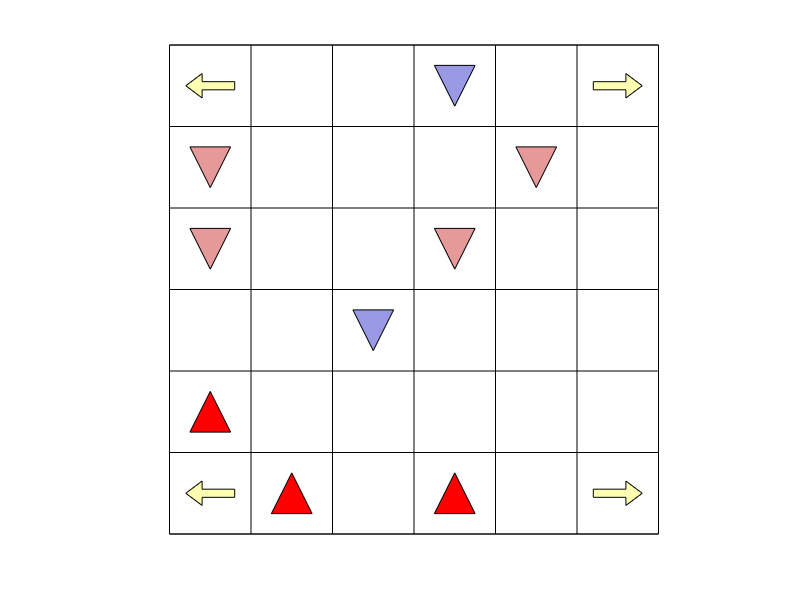

This figure's MATLAB source:
clear all;

% Whether or not to draw the board
draw = true;

victoryType = zeros(1,6);
% 1: No more self good ghosts. Opponent wins.
% 2: No more self evil ghosts. You win!      
% 3: No more opponent good ghosts. You win!  
% 4: No more opponent evil ghosts. Opponent wins.            
% 5: Self good ghost moved off the board. You win!           
% 6: Opponent good ghost moved off the board. Opponent wins.

% How many games to play
games = 1;

for trial = 1:games

    % Define initial board state
    board = zeros(6);
    captured = zeros(1);
    captured_count = 1;
    turn = 0;
    playing = true;
    
    % Place ghosts
    % Initial placement of ghosts.
    board(1:2, 2:5) = reshape(randperm(8) > 4, 2, 4)+3;
    board(5:6, 2:5) = reshape(randperm(8) > 4, 2, 4)+1;
    
    if draw
    
        % Create figure
        figHandle = figure;

        % Create axes
        axesHandle = axes;
        set(axesHandle, 'box', 'on');
        set(axesHandle, 'xtick', []);
        set(axesHandle, 'ytick', []);
        axis([0 6 0 6]);
        axis square;
        axis ij;

    end

    while playing
        
        %% Drawing
        if draw

            % Clear board
            cla;

            % Draw grid
            for i = 0:6
                line([i i], [0 6], 'color', 'k');
                line([0 6], [i i], 'color', 'k');
            end

            % Draw escape arrows
            patch([0.2 0.4 0.4 0.8 0.8 0.4 0.4], [0.5 0.35 0.45 0.45 0.55 0.55 0.65], [1 1 0.7]);
            patch([0.2 0.4 0.4 0.8 0.8 0.4 0.4], [5.5 5.35 5.45 5.45 5.55 5.55 5.65], [1 1 0.7]);
            patch([5.8 5.6 5.6 5.2 5.2 5.6 5.6], [0.5 0.35 0.45 0.45 0.55 0.55 0.65], [1 1 0.7]);
            patch([5.8 5.6 5.6 5.2 5.2 5.6 5.6], [5.5 5.35 5.45 5.45 5.55 5.55 5.65], [1 1 0.7]);

            % Draw ghosts
            for i = 1:6
                for j = 1:6
                    if board(i,j) == 1
                        % Self good
                        patch([j-0.75 j-0.5 j-0.25], [i-0.25 i-0.75 i-0.25], [0 0 1]);
                    elseif board(i,j) == 2
                        % Self evil
                        patch([j-0.75 j-0.5 j-0.25], [i-0.25 i-0.75 i-0.25], [1 0 0]);
                    elseif board(i,j) == 3
                        % Opponent good
                        patch([j-0.75 j-0.5 j-0.25], [i-0.75 i-0.25 i-0.75], [0.6 0.6 0.9]);
                    elseif board(i,j) == 4
                        % Opponent evil
                        patch([j-0.75 j-0.5 j-0.25], [i-0.75 i-0.25 i-0.75], [0.9 0.6 0.6]);
                    end
                end
            end
            drawnow;
        end
        %% End of drawing
        % Check for victory
        if isempty(find(board==1, 1))
            disp('No more self good ghosts. Opponent wins.');
            playing = false;
            victoryType(1) = victoryType(1)+1;
        elseif isempty(find(board==2, 1))
            disp('No more self evil ghosts. You win!');
            playing = false;
            victoryType(2) = victoryType(2)+1;
        elseif isempty(find(board==3, 1))
            disp('No more opponent good ghosts. You win!');
            playing = false;
            victoryType(3) = victoryType(3)+1;
        elseif isempty(find(board==4, 1))
            disp('No more opponent evil ghosts. Opponent wins.');
            playing = false;
            victoryType(4) = victoryType(4)+1;
        end

        if ~playing
            break;
        end
        
        % Delay: to watch the game.
%         pause(1);

        %% Make random move
        if mod(turn,2) == 0
            % player 1
            inds = find(board==1 | board==2);
        else
            % player 2
            inds = find(board==3 | board==4);
        end
        valid = false;
        % Only if an action was taken (i.e. a player makes a valid move),
        % the variable valid changes to true. Else, we pick another ghost
        % and another move. Repeat until valid is true.
        while ~valid 
            
            % inds: list of all current player pieces indeces
            % ind: the index of the player's piece to move next
            % dir: the direction in which the piece moves 
            % 1: up, 2: down, 3: left, 4: right
            ind = inds(randi(length(inds)));
            [row, col] = ind2sub(size(board), ind);
            dir = randi(4);
            if dir == 1
                % Move up      
                if row > 1
                    if (mod(turn,2) == 0 && board(row-1, col) ~= 1 && board(row-1, col) ~= 2) || ...
                       (mod(turn,2) == 1 && board(row-1, col) ~= 3 && board(row-1, col) ~= 4)  
                        if(board(row-1, col) ~= 0) 
                            captured(captured_count) = board(row-1, col);
                            captured_count = captured_count + 1;
                        end
                        board(row-1, col) = board(ind);
                        board(ind) = 0;
                        valid = true;
                    end
                elseif row == 1 && (col == 1 || col == 6) && board(ind) == 1
                    disp('Self good ghost moved off the board. You win!');
                    playing = false;
                    valid = true;
                    victoryType(5) = victoryType(5)+1;
                end
            elseif dir == 2
                % Move down      
                if row < 6
                    if (mod(turn,2) == 0 && board(row+1, col) ~= 1 && board(row+1, col) ~= 2) || ...
                       (mod(turn,2) == 1 && board(row+1, col) ~= 3 && board(row+1, col) ~= 4)  
                        if(board(row+1, col) ~= 0) 
                            captured(captured_count) = board(row+1, col);
                            captured_count = captured_count + 1;    
                        end
                        board(row+1, col) = board(ind);
                        board(ind) = 0;
                        valid = true;
                    end
                elseif row == 6 && (col == 1 || col == 6) && board(ind) == 3
                    disp('Opponent good ghost moved off the board. Opponent wins.');
                    playing = false;
                    valid = true;
                    victoryType(6) = victoryType(6)+1;
                end
            elseif dir == 3
                % Move left      
                if col > 1
                    if (mod(turn,2) == 0 && board(row, col-1) ~= 1 && board(row, col-1) ~= 2) || ...
                       (mod(turn,2) == 1 && board(row, col-1) ~= 3 && board(row, col-1) ~= 4)  
                        if(board(row, col-1))
                            captured(captured_count) = board(row, col-1);
                            captured_count = captured_count + 1;
                        end
                        board(row, col-1) = board(ind);
                        board(ind) = 0;
                        valid = true;
                    end
                elseif row == 1 && col == 1 && board(ind) == 1
                    disp('Self good ghost moved off the board. You win!');
                    playing = false;
                    valid = true;
                    victoryType(5) = victoryType(5)+1;
                elseif row == 6 && col == 1 && board(ind) == 3
                    disp('Opponent good ghost moved off the board. Opponent wins.');
                    playing = false;
                    valid = true;
                    victoryType(6) = victoryType(6)+1;
                end 
             elseif dir == 4
                % Move right     
                if col < 6
                    if (mod(turn,2) == 0 && board(row, col+1) ~= 1 && board(row, col+1) ~= 2) || ...
                       (mod(turn,2) == 1 && board(row, col+1) ~= 3 && board(row, col+1) ~= 4)  
                        if(board(row, col+1)) 
                            captured(captured_count) = board(row, col+1);
                            captured_count = captured_count + 1;
                        end
                        board(row, col+1) = board(ind);
                        board(ind) = 0;
                        valid = true;
                    end
                elseif row == 1 && col == 6 && board(ind) == 1
                    disp('Self good ghost moved off the board. You win!');
                    playing = false;
                    valid = true;
                    victoryType(5) = victoryType(5)+1;
                elseif row == 6 && col == 6 && board(ind) == 3
                    disp('Opponent good ghost moved off the board. Opponent wins.');
                    playing = false;
                    valid = true;
                    victoryType(6) = victoryType(6)+1;
                end
            end
        end

        turn = turn + 1;
    end
    %% 
    if draw
%         close(figHandle);
    end
    
    disp(' ');
    disp('Victory Types');
    disp('---------------------------');
    disp(['No more self good ghosts. Opponent wins.                : ' num2str(victoryType(1)/sum(victoryType)*100,'%.1f') '% ' num2str(victoryType(1))]);
    disp(['No more self evil ghosts. You win!                      : ' num2str(victoryType(2)/sum(victoryType)*100,'%.1f') '% ' num2str(victoryType(2))]);
    disp(['No more opponent good ghosts. You win!                  : ' num2str(victoryType(3)/sum(victoryType)*100,'%.1f') '% ' num2str(victoryType(3))]);
    disp(['No more opponent evil ghosts. Opponent wins.            : ' num2str(victoryType(4)/sum(victoryType)*100,'%.1f') '% ' num2str(victoryType(4))]);
    disp(['Self good ghost moved off the board. You win!           : ' num2str(victoryType(5)/sum(victoryType)*100,'%.1f') '% ' num2str(victoryType(5))]);
    disp(['Opponent good ghost moved off the board. Opponent wins. : ' num2str(victoryType(6)/sum(victoryType)*100,'%.1f') '% ' num2str(victoryType(6))]);
    disp(' ');
    disp(' ');
    
end